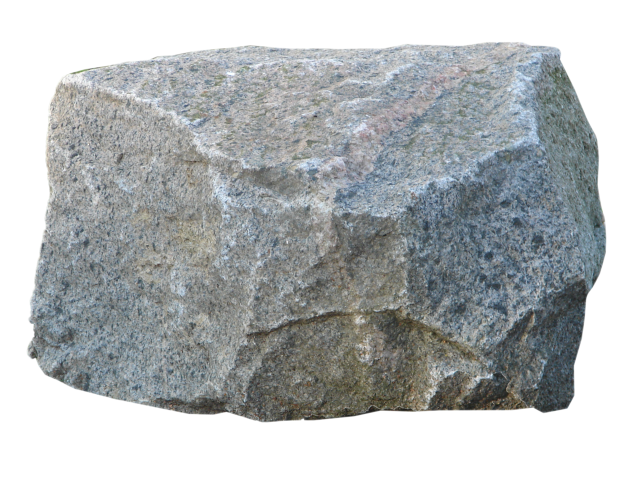
#> input picture data/images/Rock.png, 1280 x 960 px (shown at 1/2 size)
$ python -i NearestColour.py   (imports and definitions only)
#> lines starting #> are read from the running program, lines starting #| are printed output that depends on the picture
### src/ImageAnalyser.py
import numpy as np
import matplotlib.pyplot as plt
import random

from PIL import Image

def _rgb_array(img: Image.Image) -> np.ndarray:
    """ Any PIL image -> (H, W, 3) uint8 array """
    return np.asarray(img.convert("RGB"))

def count_unique_colours(img: Image.Image) -> int:
    """ Number of distinct (R, G, B) colours that actually appear in the image """
    arr = _rgb_array(img).astype(np.uint32)
    packed = (arr[..., 0] << 16) | (arr[..., 1] << 8) | arr[..., 2]  # one int per colour
    return int(np.unique(packed).size)

def is_grayscale(img: Image.Image) -> bool:
    """ True if R == G == B for every pixel """
    arr = _rgb_array(img)
    return bool(np.array_equal(arr[..., 0], arr[..., 1]) and np.array_equal(arr[..., 1], arr[..., 2]))

def channel_histograms(img: Image.Image) -> dict[str, np.ndarray]:
    """ Percent of pixels at each intensity 0-255, for each of R, G and B """
    arr = _rgb_array(img)
    total = arr.shape[0] * arr.shape[1]
    return {
        name: np.bincount(arr[..., i].ravel(), minlength=256) / total * 100 for i, name in enumerate("RGB")
    }

def describe(img: Image.Image) -> dict:
    """ Summary numbers for one image. Brightness uses the standard luma formula."""
    gray = np.asarray(img.convert("L"))
    return {
        "width": img.size[0],
        "height": img.size[1],
        "pixels": img.size[0] * img.size[1],
        "unique_colours": count_unique_colours(img),
        "unique_gray_levels": int(np.unique(gray).size),
        "mean_brightness": float(gray.mean()),
        "std_brightness": float(gray.std()),
        "min_brightness": int(gray.min()),
        "max_brightness": int(gray.max()),
    }

def print_stats(*images: Image.Image, titles: list[str] | None = None) -> None:
    """ Print a comparison table of summary numbers """
    titles = titles or [f"Image {i + 1}" for i in range(len(images))]
    print(f"{'Stage':<28}{'Size':>11}{'Colours':>11}{'Gray lvls':>11}{'Mean':>8}{'Std':>8}{'Min':>6}{'Max':>6}")
    for img, t in zip(images, titles):
        s = describe(img)
        size = f"{s['width']}x{s['height']}"
        print(f"{t:<28}{size:>11}{s['unique_colours']:>11,}{s['unique_gray_levels']:>11}"
              f"{s['mean_brightness']:>8.2f}{s['std_brightness']:>8.2f}"
              f"{s['min_brightness']:>6}{s['max_brightness']:>6}")

def plot_analysis(*images: Image.Image, titles: list[str] | None = None) -> None:
    """
    One column per image: the picture on top, its intensity histogram below.
    Grayscale images get a single gray histogram;
    Colour images get one line per channel.
    """
    n = len(images)
    titles = titles or [f"Image {i + 1}" for i in range(n)]
    fig, axes = plt.subplots(2, n, figsize=(4.5 * n, 7), squeeze=False)
    x = np.arange(256)

    for col, (img, title) in enumerate(zip(images, titles)):
        stats = describe(img)
        gray = is_grayscale(img)

        # top row: the image
        ax_img = axes[0][col]
        ax_img.imshow(img, cmap="gray" if gray else None, interpolation="nearest")
        ax_img.set_title(f"{title}\n{stats['width']}x{stats['height']}, "
                         f"{stats['unique_colours']:,} colours", fontsize=10)
        ax_img.axis("off")

        # bottom row: histogram
        ax = axes[1][col]
        hists = channel_histograms(img)
        few_values = max(np.count_nonzero(h) for h in hists.values()) <= 32
        if gray:
            if few_values:
                ax.bar(x, hists["R"], width=4, color="gray")
            else:
                ax.fill_between(x, hists["R"], step="mid", color="gray", alpha=0.8)
        else:
            for k, (name, colour) in enumerate(zip("RGB", ("red", "green", "blue"))):
                if few_values:
                    ax.bar(x + (k - 1) * 4, hists[name], width=4, color=colour, label=name)
                else:
                    ax.plot(x, hists[name], color=colour, alpha=0.7, linewidth=1, label=name)
            ax.legend(loc="center right" if few_values else "upper right", fontsize=8)
        ax.axvline(stats["mean_brightness"], color="black", linestyle="--", linewidth=1)
        ax.set_xlim(-10, 265)
        ax.set_xlabel("Intensity (0 = black, 255 = white)")
        ax.set_ylabel("% of pixels")
        ax.set_title(f"mean brightness {stats['mean_brightness']:.0f}  (dashed)", fontsize=9)

        if True:  # toggle gridlines on/off
            ax.set_axisbelow(True)    # draw gridlines behind the bars and lines
            ax.minorticks_on()        # minor gridlines need minor ticks to exist
            ax.grid(which="major", axis="both", linestyle="-", alpha=0.5)
            ax.grid(which="minor", axis="both", linestyle=":", alpha=0.3)

    plt.tight_layout()
    plt.show()


def plot_colour_counts(*images: Image.Image, titles: list[str] | None = None) -> None:
    """ Bar chart of unique colours per image (log scale: the counts differ hugely) """
    titles = titles or [f"Image {i + 1}" for i in range(len(images))]
    counts = [count_unique_colours(img) for img in images]

    fig, ax = plt.subplots(figsize=(1.8 * len(images) + 3, 5))
    bars = ax.bar(range(len(images)), counts, color="steelblue")
    ax.set_yscale("log")
    ax.set_xticks(range(len(images)))
    ax.set_xticklabels(titles, rotation=20, ha="right")
    ax.set_ylabel("Unique colours (log scale)")
    ax.set_title("Colours remaining at each stage")
    for bar, c in zip(bars, counts):
        ax.text(bar.get_x() + bar.get_width() / 2, c, f"{c:,}", ha="center", va="bottom", fontsize=9)
    ax.set_ylim(top=max(counts) * 3)
    if True:  # toggle gridlines on/off
        ax.set_axisbelow(True)
        ax.grid(which="major", axis="y", linestyle="-", alpha=0.5)
        ax.grid(which="minor", axis="y", linestyle=":", alpha=0.3)
    plt.tight_layout()
    plt.show()

def compare(*images: Image.Image, titles: list[str] | None = None) -> None:
    """Print the stats table, then show the histogram figure and the colour-count chart."""
    print_stats(*images, titles=titles)
    plot_analysis(*images, titles=titles)
    plot_colour_counts(*images, titles=titles)

### src/NearestColour.py
import numpy as np
import random

from PIL import Image

import dither
import ImageLoader, ImageAnalyser
from pixelize import pixelize

IMAGE_NAMES = "Rock.png" # None = every image in data/images/
MAX_SIZE = 10_000
METHODS = ["floyd-steinberg", "atkinson", "jarvis", "sierra"]
METHOD = "floyd-steinberg"
LEVELS = 5
COLOR = True

# [5 lines that did not run here, left out]

def analyse_image(img: Image.Image):
    original = img

    stages = [original, nearest_colour(original, 2, COLOR)]
    #print(f"Images: {len(stages)} colours")

    #stages = [original, colour]
    names = ["Original", f"Colour ({2} levels)"]
    ImageAnalyser.compare(*stages, titles=names)

def build_palette(levels: int, color: bool = True) -> np.ndarray:
    """ Every colour available with `levels` values per channel, shape (P, 3).

    color=True : levels**3 colours (every combination of R, G, B levels)
    color=False: `levels` grays (R = G = B)
    """
    values = np.linspace(0, 255, levels)   # e.g. levels=3 -> 0, 127.5, 255
    if color:
        r, g, b = np.meshgrid(values, values, values, indexing="ij")
        return np.stack([r.ravel(), g.ravel(), b.ravel()], axis=1)
    return np.stack([values, values, values], axis=1)


def nearest_colour(img: Image.Image, levels: int, color: bool = True, chunk_size: int = 20_000) -> Image.Image:
    """Replace every pixel with the closest palette colour (Euclidean distance) which keeps memory use small on large images """
    if levels < 2:
        raise ValueError("levels must be at least 2")

    palette = build_palette(levels, color) # (P, 3)

    rgb = img.convert("RGB")
    if not color:
        rgb = rgb.convert("L").convert("RGB") # compare brightness only
    width, height = rgb.size
    pixels = np.asarray(rgb, dtype=np.float32).reshape(-1, 3) # (N, 3), one row per pixel

    result = np.empty_like(pixels)
    for start in range(0, len(pixels), chunk_size):
        block = pixels[start:start + chunk_size]                  # (n, 3)
        # Squared distance from every pixel in the block to every palette colour: (n, P)
        dist_sq = ((block[:, None, :] - palette[None, :, :]) ** 2).sum(axis=2)
        result[start:start + chunk_size] = palette[dist_sq.argmin(axis=1)]

    out = Image.fromarray(np.round(result).astype(np.uint8).reshape(height, width, 3))
    return out if color else out.convert("L")

def main() -> None:
    paths = load_image_paths()
    if not paths:
        return

    path = random.choice(paths)
    original = pixelize(ImageLoader.load_image(path), MAX_SIZE) # small image keeps this quick
    if not COLOR:
        original = original.convert("L").convert("RGB")


    nearest = nearest_colour(original, LEVELS, COLOR)
    #ImageLoader.show([original, nearest], titles=["Original", "Nearest"])
    # Test 1: on an evenly spaced grid, "nearest colour" is the same as rounding each channel
    """
    nearest = nearest_colour(original, LEVELS, COLOR)
    rounded = dither.threshold(np.asarray(original), LEVELS)
    diff = np.abs(np.asarray(nearest.convert("RGB")).astype(int) - rounded.astype(int)).max()
    assert diff <= 1, f"nearest-colour disagrees with per-channel rounding (max diff {diff})"
    print(f"{path.name}: nearest-colour matches per-channel rounding (max difference {diff})")
    print(f"Palette size: {len(build_palette(LEVELS, COLOR))} colours")

    titles=[f"Original ({original.size[0]}x{original.size[1]})", f"Nearest ({nearest.size[0]}x{nearest.size[1]})"]

    ImageLoader.show(original, nearest, titles=titles, caption=None)#f"MAX_SIZE={MAX_SIZE} LEVELS={LEVELS}")
    """
    #analyse_image(original)

    if True:
        out_path = f"{path.stem}.png"
        nearest.save(out_path)
        print(f"{path.name}: {original.size[0]}x{original.size[1]} -> {nearest.size[0]}x{nearest.size[1]}, saved {out_path}")

# [2 lines not run here, left out]

>>> from PIL import Image
>>> picture = Image.open('../data/images/Rock.png')
#> picture is the input picture: PIL image 1280x960 RGBA; mean R, G, B, A 86, 89.7, 90.8, 161.6
>>> result = analyse_image(picture)
#> in nearest_colour, `rgb = img.convert("RGB")`:
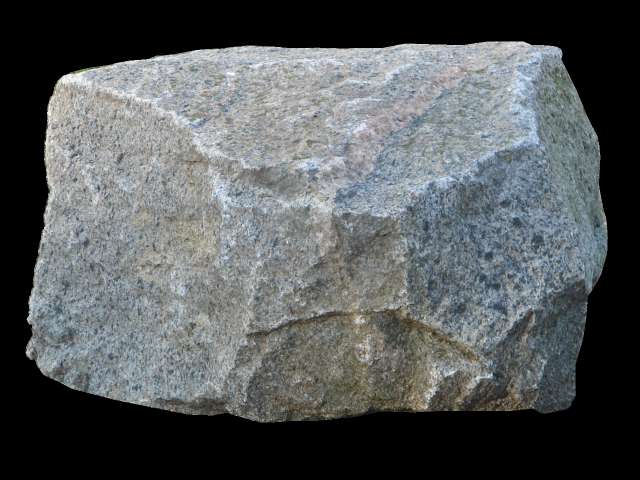
#> rgb: PIL image 1280x960 RGB (shown at 1/2 size); mean R, G, B 86, 89.7, 90.8
#> the loop in nearest_colour, `for start in range(0, len(pixels), chunk_size):` made 62 passes
#> start on passes 2 to 13: 20000, 40000, 60000, 80000, 100000, 120000, 140000, 160000, 180000, 200000, 220000, 240000
#> in nearest_colour, `out = Image.fromarray(np.round(result).astype(np.uint8).reshape(height..`:
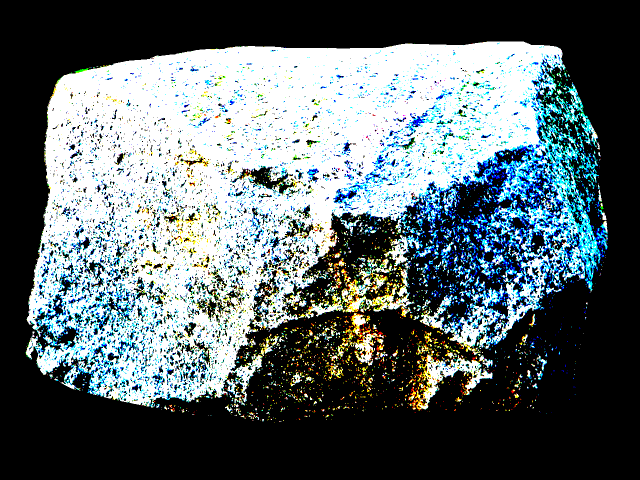
#> out: PIL image 1280x960 RGB (shown at 1/2 size); mean R, G, B 93.8, 105.1, 107.5
#> the loop in plot_analysis, `for col, (img, title) in enumerate(zip(images, titles)):` made 2 passes
#> (gray, few_values) on passes 1 to 2: (False, False), (False, True)
#> in plot_analysis, `plt.show()`:
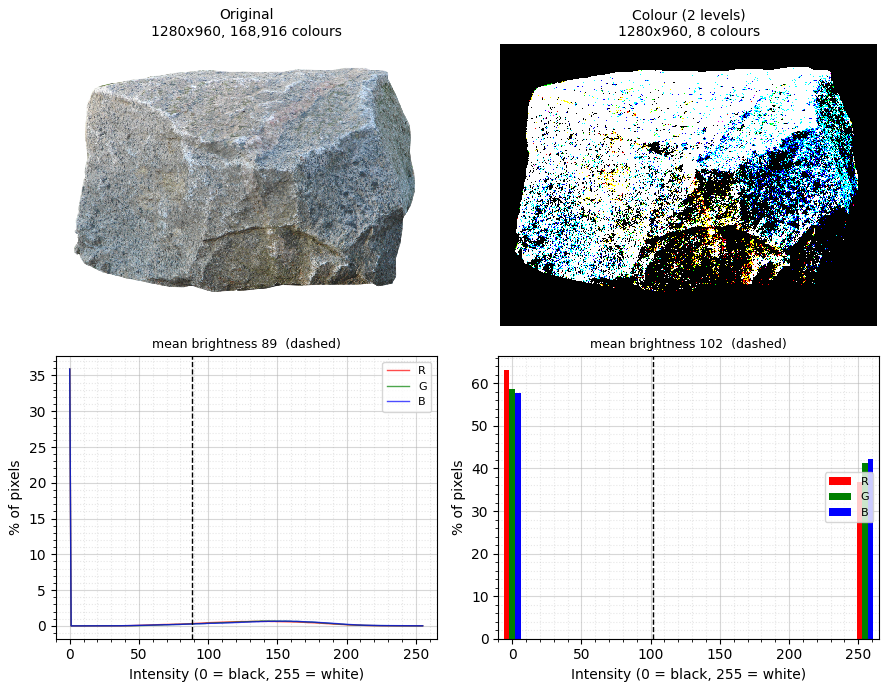
#> figure drawn by matplotlib, 4 panels; panel 3: curve peaks at x = 0, y = 35.9; panel 3: curve peaks at x = 0, y = 35.9; panel 3: curve peaks at x = 0, y = 35.9; panel 4: tallest bar 63.21 high, from x = -6 to -2
#> in plot_colour_counts, `plt.show()`:
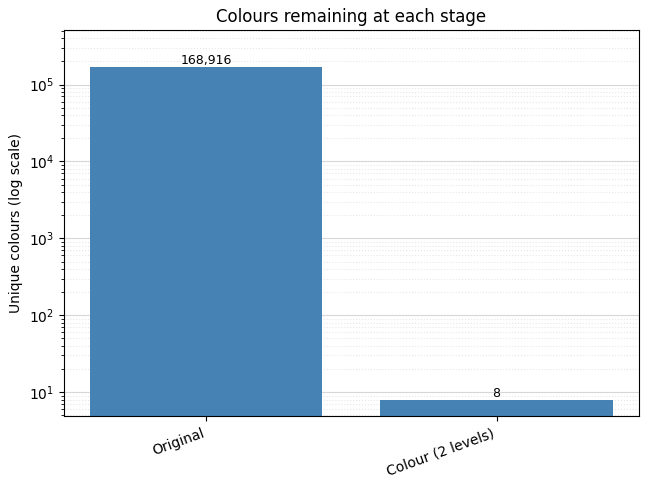
#> figure drawn by matplotlib, 1 panel

$ run again, on data/images/IBM-5153-Color.png
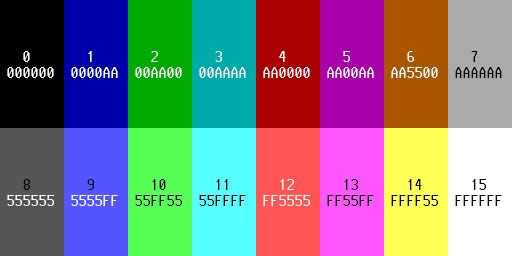
#> input picture data/images/IBM-5153-Color.png, 512 x 256 px
#> picture is the input picture: PIL image 512x256 RGB; mean R, G, B 128.9, 123.8, 129
#> the loop in nearest_colour, `for start in range(0, len(pixels), chunk_size):` made 7 passes
#> start on passes 2 to 7: 20000, 40000, 60000, 80000, 100000, 120000
#> in nearest_colour, `out = Image.fromarray(np.round(result).astype(np.uint8).reshape(height..`:
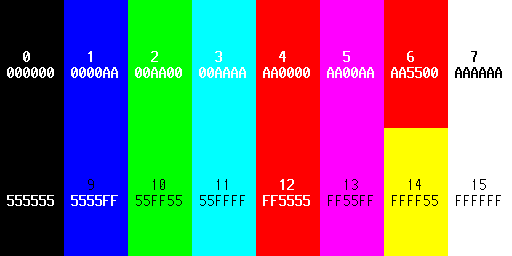
#> out: PIL image 512x256 RGB; mean R, G, B 129.5, 114.3, 129.5
#> the loop in plot_analysis, `for col, (img, title) in enumerate(zip(images, titles)):` made 2 passes
#> (gray, few_values) on passes 1 to 2: (False, True), (False, True)
#> in plot_colour_counts, `plt.show()`:
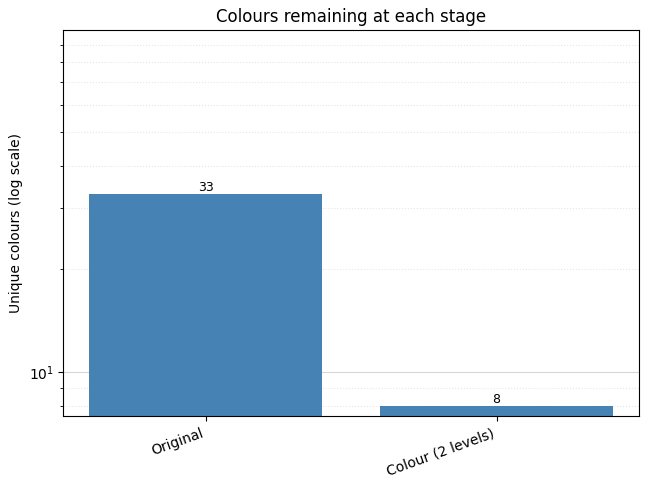
#> figure drawn by matplotlib, 1 panel
